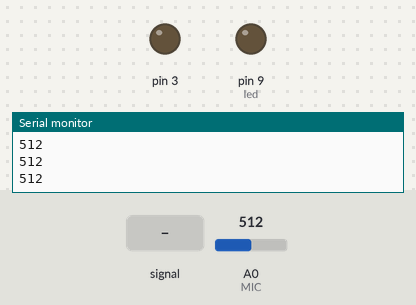
Bench run of a sketch on a simulated Arduino Uno, built with avr-gcc and run on an emulated ATmega328P. Parts: output pins drawn as LEDs (lit = HIGH), the last lines printed to the serial monitor. Dashed ring = blinking. The inputs (shaded band) are chosen by the test bench; at power-on: A0 (MIC) = 512.

Above: at 1.2 s.
1.3 s: A0 (MIC) fed a 200 Hz sine of ±255 counts around its level
At 4.2 s:
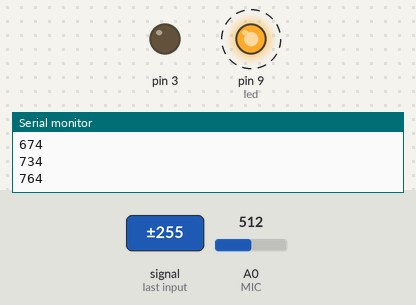
4.3 s: A0 (MIC) set to 610
At 5.2 s:
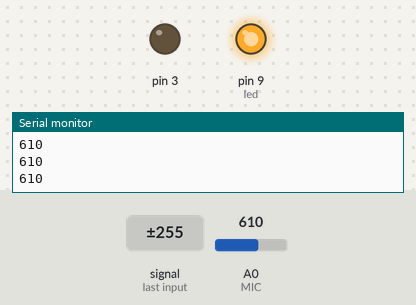
5.8 s: A0 (MIC) set to 588
At 6.7 s:
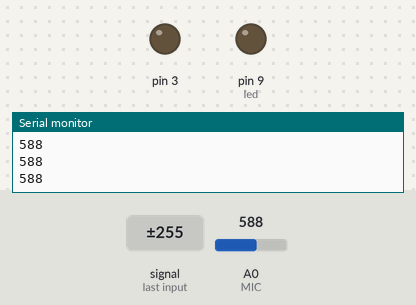
7.3 s: A0 (MIC) set to 716
At 8.4 s:
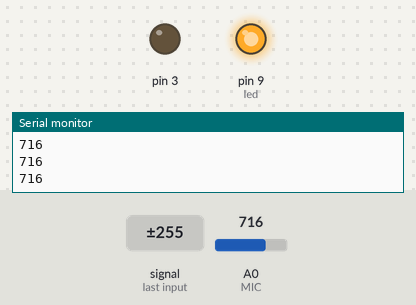
Timing chart, 0 to 9.8 s (numbered marks = the images above; inputs shaded):
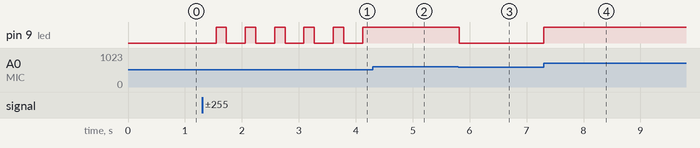

Measured:
- the behaviour switches between 601 and 600 on A0 (MIC) (found by bisection; images 2 and 3)
- after the input at 1.3 s, pin 9 (led): alternates HIGH for 0.18 s and LOW for 0.33 s, starting after 0.25 s
- after the input at 4.3 s, pin 9 (led): stops changing and stays HIGH
- after the input at 5.8 s, pin 9 (led): HIGH → LOW at once
- after the input at 7.3 s, pin 9 (led): LOW → HIGH at once

The sketch:

SoundLEDBrightness.ino
```cpp
const int MIC = 0; //the microphone amplifier output is connected to pin A0
int adc;
int dB, PdB; //the variable that will hold the value read from the microphone each time
int led = 9;           // the PWM pin the LED is attached to
int brightness = 0;    // how bright the LED is
int vol = analogRead(MIC);

// the setup routine runs once when you press reset:
void setup() {
  // declare pin 9 to be an output:
  pinMode(led, OUTPUT);
  Serial.begin(9600); //sets the baud rate at 9600 so we can check the values the microphone is obtaining on the Serial Monitor
  pinMode(3, OUTPUT);
}

void loop() {
  int newVol = analogRead(MIC);
  Serial.println (newVol);

  if(newVol > 600) {
    analogWrite(led, 255);
    delay(30);
  }
  else {
    analogWrite(led, 0);
    delay(30);
  }
}
```
